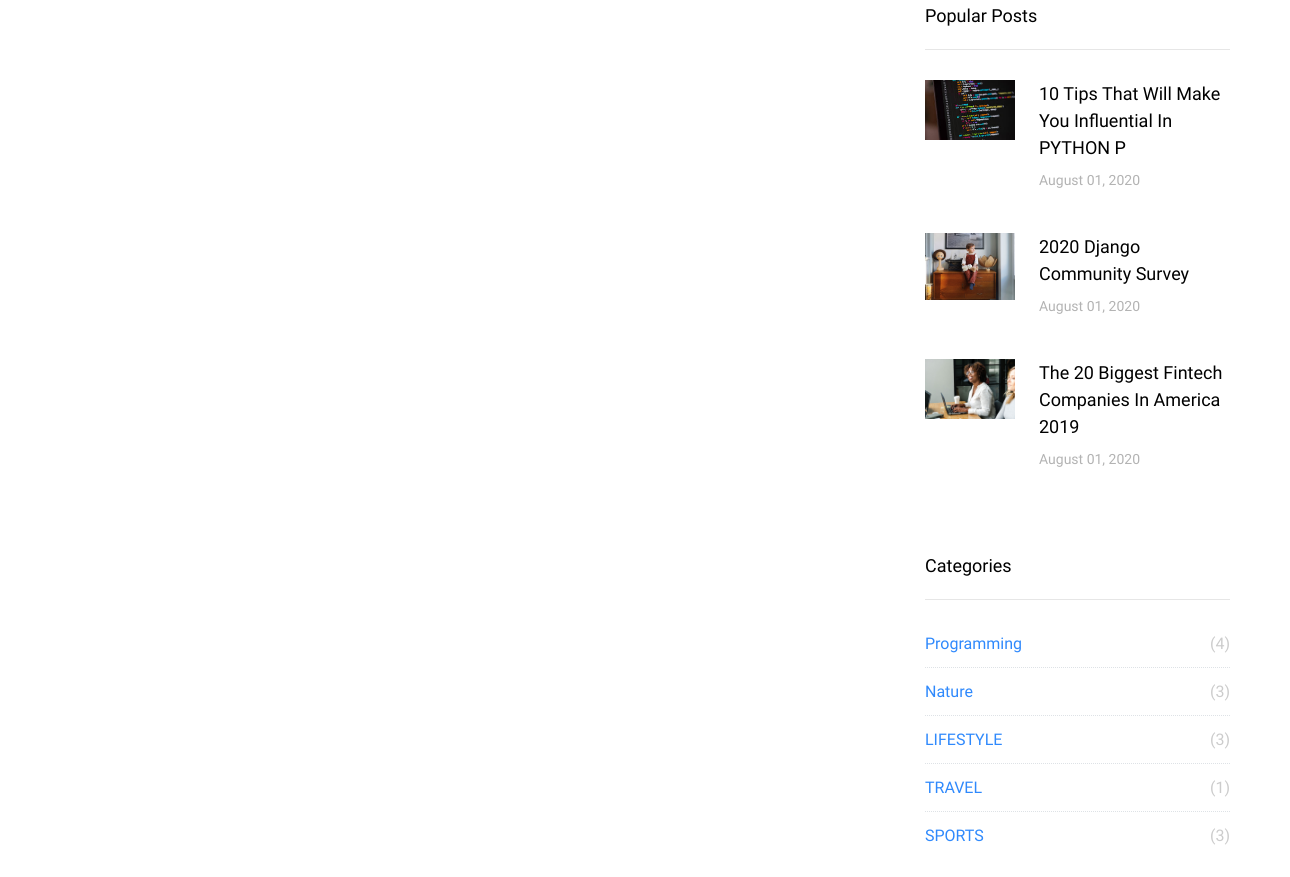
/post/3/ (lower part), run on an earlier commit of the app's database.
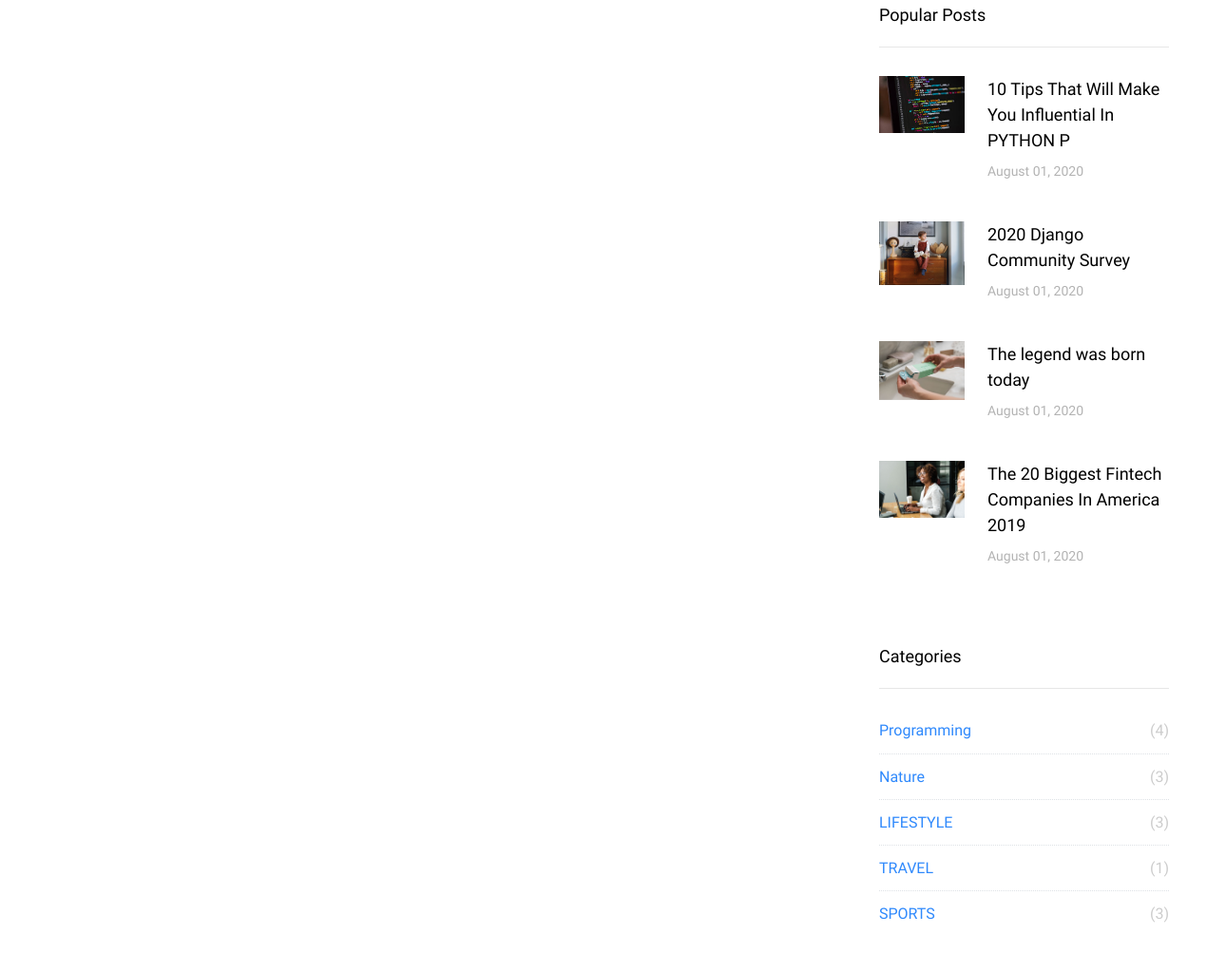
And on a later commit of the database.
### blog/models.py (models this page shows, shortened)
class Post(models.Model):
    title = models.CharField(max_length=50)
    cat = models.ForeignKey(Category, on_delete=models.CASCADE)
    post_image = models.ImageField(default='noimage.jpg', upload_to='posts')
    author = models.ForeignKey(User, on_delete=models.CASCADE, default=1)
    created_on = models.DateTimeField(auto_now_add=True)
    updated_on = models.DateTimeField(auto_now=True)
    publish = models.BooleanField(default=False)
    view = models.IntegerField(default=0)
    content = models.TextField()

class Category(models.Model):
    title = models.CharField(max_length=50)
    cat_slug = models.SlugField(max_length=140, unique=True)
    author_id = models.ForeignKey(User, on_delete=models.CASCADE)
    created_on = models.DateTimeField(auto_now_add=True)
    updated_on = models.DateTimeField(auto_now=True)

### blog/views.py (the view, shortened to what this page needs)
# urls.py: path('post/<int:pk>/', post_detail, name="post-detail"),
def post_detail(request, pk):
    post = Post.objects.get(pk=pk)
    post.view += 1
    post.save()
    context = {
        'object': post,
        'form': CommentForm(),
        'navs': Category.objects.all(),
        'cats': Category.objects.all().order_by('-id'),
        'popular_posts': Post.objects.filter(view__gte=4).order_by('-id')[:6]
    }
    return render(request, 'blog/post_detail.html', context)

### templates/blog/post_detail.html (shortened to what this page needs)
{% extends 'single_base.html' %}
{% load crispy_forms_tags %}
{% load static %}
    {% block single_page_content %}
    <section class="site-section py-lg">
      <div class="container">
        <div class="row blog-entries element-animate">
          <div class="col-md-12 col-lg-8 main-content">
          </div>
          {% include 'blog/sidebar.html' %}
        </div>
      </div>
    </section>
      {% endblock single_page_content %}

### templates/blog/sidebar.html (shortened to what this page needs)
    {% load static %}
  <div class="col-md-12 col-lg-4 sidebar">
            <div class="sidebar-box">
              <h3 class="heading">Popular Posts</h3>
              <div class="post-entry-sidebar">
                <ul>
                 {% for popular_post in popular_posts %}
                  <li>
                    <a href="{% url 'post-detail' popular_post.id %}">
                      <img src="{{popular_post.post_image.url}}" alt="Image placeholder" class="mr-4">
                      <div class="text">
                        <h4>{{popular_post.title}}</h4>
                        <div class="post-meta">
                          <span class="mr-2">{{popular_post.created_on|date:'F d, Y'}} </span>
                        </div>
                      </div>
                    </a>
                  </li>
                  {% endfor %}
                </ul>
              </div>
            </div>
            <div class="sidebar-box">
              <h3 class="heading">Categories</h3>
              <ul class="categories">
                {% if cats %}
                  {% for cat in  cats %}
                    <li><a href="{% url 'category' cat.id %}"> {{ cat.title}} <span>({{cat.post_set.count}})</span></a></li>
                  {% endfor %}
                {% endif %}
              </ul>
            </div>
  </div>

What changed in the data, as far as the page shows it:
now on this page (row edited): Post: post_image (picture), title "The legend was born today", created_on "August 01, 2020"
